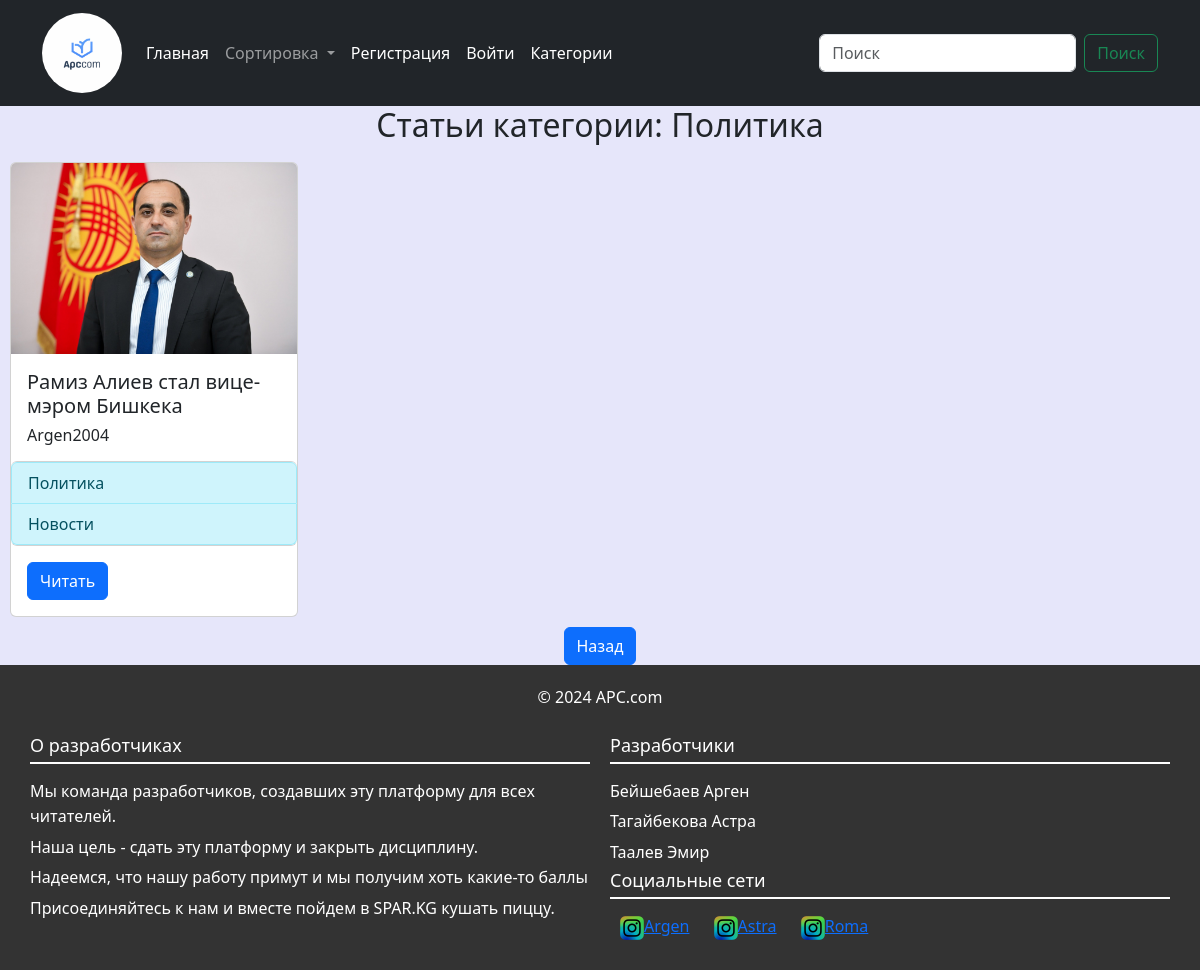
The app's page /categories/12/ with its own data.
### article/models.py (models this page shows, shortened)
class Category(models.Model):
    title = models.CharField(max_length=100)
    class Meta:
        verbose_name = "Категория"
        verbose_name_plural = "Категории"
        db_table = "Category"

class Article(models.Model):
    author = models.ForeignKey('auth.User', on_delete=models.CASCADE, related_name='articles', null=True)
    image = models.ImageField(upload_to='media/', null=True, blank=True)
    title = models.CharField(max_length=155)
    content = models.TextField()
    created_date = models.DateTimeField(auto_now_add=True)
    updated_date = models.DateTimeField(auto_now=True)
    categories = models.ManyToManyField(Category, blank=True, related_name='articles')
    class Meta:
        verbose_name = "Статья"
        verbose_name_plural = "Статьи"
        db_table = 'Article'

### article/views.py (the view)
# urls.py: path('categories/<int:categories_id>/', category_article_view, name='category_article'),
def category_article_view(request, categories_id):
    sort = request.GET.get('sort', None)
    category = get_object_or_404(Category, id=categories_id)
    if sort == 'А-Я':
        articles = category.articles.all().order_by('title')
    elif sort == 'Я-А':
        articles = category.articles.all().order_by('-title')
    else:
        articles = category.articles.all().order_by('-created_date')
    return render(request, 'article/category_article.html', {'category': category, 'articles': articles, 'sort': sort})

### templates/article/category_article.html (shortened to what this page needs)
{% extends 'index.html' %}
{% load static %}
{% block content %}
<!DOCTYPE html>
<html lang="ru">
<head>
</head>
<body>
    <h2 style="text-align: center">Статьи категории: {{ category.title }}</h2>
    <div style="display: flex; flex-wrap: wrap; padding: 10px">
        {% for article in articles %}
            <div class="card" style="width: 18rem;">
                {% if article.image %}
                    <img src="/media/{{ article.image }}" class="card-img-top">
                {% else %}
                    <img src="{% static 'default_image.jpg' %}" class="card-img-top">
                {% endif %}
                <div class="card-body">
                    <h5 class="card-title">{{ article.title }}</h5>
                    <h6 class="card-text">{{ article.author }}</h6>
                </div>
                <ul class="list-group">
                    {% for category in article.categories.all %}
                        <a class="list-group-item list-group-item-action list-group-item-info" href="/categories/{{ category.id }}">{{ category.title }}</a>
                    {% endfor %}
                </ul>
                <div class="card-body">
                    <a href="/articles/{{ article.id }}" class="btn btn-primary">Читать</a>
                </div>
            </div>
        {% endfor %}
    </div>
    <div style="text-align: center">
        <a href="/categories/" class="btn btn-primary">Назад</a>
    </div>
</body>
</html>
{% endblock %}

### records on screen
Category: title "Политика"
Article: image (picture), title "Рамиз Алиев стал вице-мэром Бишкека", author "Argen2004"
Category: title "Новости"
